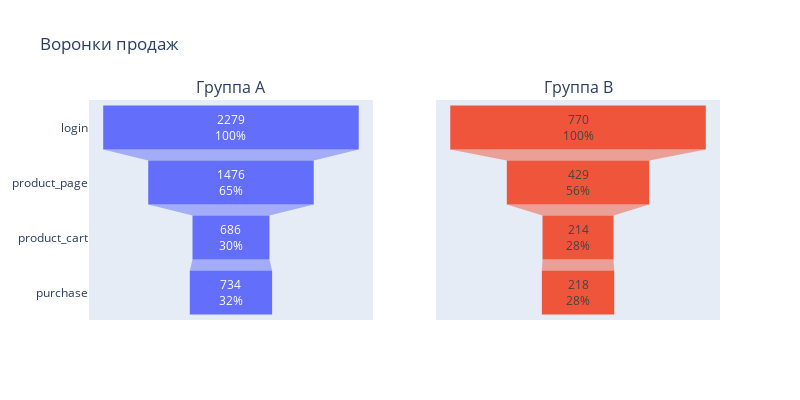

The notebook cell saved with this chart:
### Markdown cell above
<a id="ABtest"></a> 
## Оценка результатов A/B-тестирования

### Code cell
# посчитаем воронки событий
# для начала зададим логику вопронки
order = {'login': 0, 'product_page': 1, 'product_cart': 2, 'purchase': 3}

# посчитаем воронки по обеим группам
funnelA = (data.query('group == "A"')
           .groupby('event_name')['user_id'].nunique().reset_index()
           .sort_values(by=['event_name'], key=lambda x: x.map(order)))  # сортируем воронку в соотвествии с событиями
     
funnelB = (data.query('group == "B"')
           .groupby('event_name')['user_id'].nunique().reset_index()
           .sort_values(by=['event_name'], key=lambda x: x.map(order)))    

# и визуализируем их
fig = make_subplots(rows=1, cols=2, subplot_titles=['Группа А', 'Группа В'], shared_yaxes=True)

fig.append_trace(go.Funnel(
    x = funnelA['user_id'], y = funnelA['event_name'],
    textposition = "inside",
    textinfo = "value+percent initial") , row=1, col=1)

fig.append_trace(go.Funnel(
    x = funnelB['user_id'], y = funnelB['event_name'],
    textposition = "inside", 
    textinfo = "value+percent initial"), row=1, col=2)

fig.update_layout(height=400, width=800, title_text="Воронки продаж", showlegend=False)
fig.show()

### Figure 1 — Plotly figure (JSON) as saved in the notebook; plotly's stock layout.template omitted (floating-point values rounded to 4 significant figures)
{"data": [{"textinfo": "value+percent initial", "textposition": "inside", "type": "funnel", "x": [2279, 1476, 686, 734], "xaxis": "x", "y": ["login", "product_page", "product_cart", "purchase"], "yaxis": "y"}, {"textinfo": "value+percent initial", "textposition": "inside", "type": "funnel", "x": [770, 429, 214, 218], "xaxis": "x2", "y": ["login", "product_page", "product_cart", "purchase"], "yaxis": "y2"}], "layout": {"annotations": [{"font": {"size": 16}, "showarrow": false, "text": "Группа А", "x": 0.225, "xanchor": "center", "xref": "paper", "y": 1, "yanchor": "bottom", "yref": "paper"}, {"font": {"size": 16}, "showarrow": false, "text": "Группа В", "x": 0.775, "xanchor": "center", "xref": "paper", "y": 1, "yanchor": "bottom", "yref": "paper"}], "height": 400, "showlegend": false, "title": {"text": "Воронки продаж"}, "width": 800, "xaxis": {"anchor": "y", "domain": [0, 0.45]}, "xaxis2": {"anchor": "y2", "domain": [0.55, 1]}, "yaxis": {"anchor": "x", "domain": [0, 1]}, "yaxis2": {"anchor": "x2", "domain": [0, 1], "matches": "y", "showticklabels": false}}}
